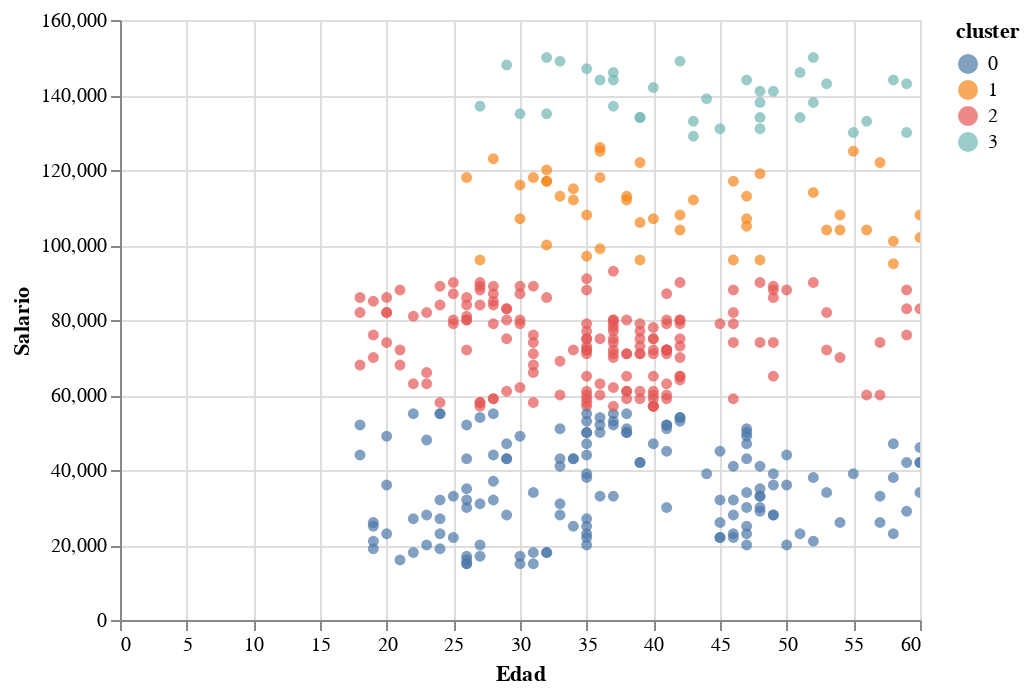

Write notebook code for a chart like this one.
### Markdown cell above
### Altair

### Code cell
alt.Chart(clientes).mark_circle().encode(x="Edad", y="Salario", color='cluster:N').interactive()

### Figure 1 — Vega-Lite specification as saved in the notebook (floating-point values rounded to 4 significant figures; data arrays with more than 128 entries replaced by an {"elided": "..."} marker saying what was removed)
{"config": {"view": {"continuousWidth": 400, "continuousHeight": 300}}, "data": {"name": "data-ee1ddc1cce655f4637fc745496fc46b1"}, "mark": "circle", "encoding": {"color": {"type": "nominal", "field": "cluster"}, "x": {"type": "quantitative", "field": "Edad"}, "y": {"type": "quantitative", "field": "Salario"}}, "selection": {"selector001": {"type": "interval", "bind": "scales", "encodings": ["x", "y"]}}, "$schema": "https://vega.github.io/schema/vega-lite/v4.8.1.json", "datasets": {"data-ee1ddc1cce655f4637fc745496fc46b1": {"elided": "400 records"}}}
